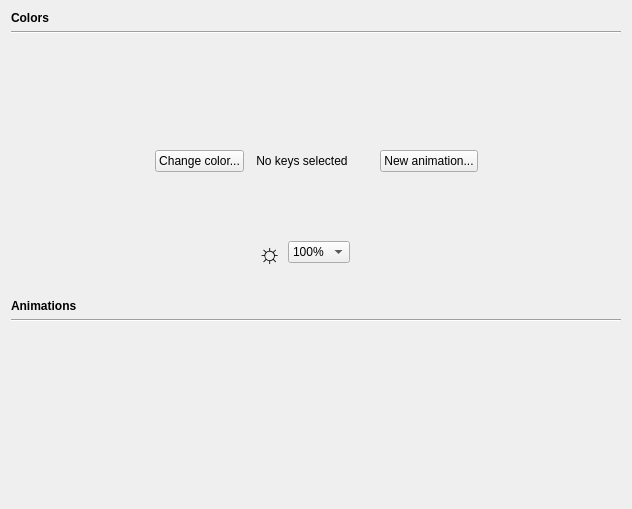
<?xml version="1.0" encoding="UTF-8"?>
<ui version="4.0">
 <class>KbLightWidget</class>
 <widget class="QWidget" name="KbLightWidget">
  <property name="geometry">
   <rect>
    <x>0</x>
    <y>0</y>
    <width>632</width>
    <height>509</height>
   </rect>
  </property>
  <property name="focusPolicy">
   <enum>Qt::ClickFocus</enum>
  </property>
  <property name="windowTitle">
   <string>Form</string>
  </property>
  <layout class="QVBoxLayout" name="verticalLayout">
   <item>
    <widget class="QLabel" name="label_3">
     <property name="font">
      <font>
       <weight>75</weight>
       <bold>true</bold>
      </font>
     </property>
     <property name="text">
      <string>Colors</string>
     </property>
    </widget>
   </item>
   <item>
    <widget class="Line" name="line_2">
     <property name="orientation">
      <enum>Qt::Horizontal</enum>
     </property>
    </widget>
   </item>
   <item>
    <layout class="QHBoxLayout" name="horizontalLayout_2">
     <item>
      <spacer name="horizontalSpacer_5">
       <property name="orientation">
        <enum>Qt::Horizontal</enum>
       </property>
       <property name="sizeHint" stdset="0">
        <size>
         <width>40</width>
         <height>20</height>
        </size>
       </property>
      </spacer>
     </item>
     <item>
      <layout class="QGridLayout" name="gridLayout">
       <item row="1" column="3">
        <spacer name="verticalSpacer">
         <property name="orientation">
          <enum>Qt::Vertical</enum>
         </property>
         <property name="sizeType">
          <enum>QSizePolicy::Fixed</enum>
         </property>
         <property name="sizeHint" stdset="0">
          <size>
           <width>20</width>
           <height>30</height>
          </size>
         </property>
        </spacer>
       </item>
       <item row="1" column="2">
        <widget class="QLabel" name="selLabel">
         <property name="sizePolicy">
          <sizepolicy hsizetype="Expanding" vsizetype="Preferred">
           <horstretch>0</horstretch>
           <verstretch>0</verstretch>
          </sizepolicy>
         </property>
         <property name="text">
          <string>No keys selected</string>
         </property>
         <property name="alignment">
          <set>Qt::AlignCenter</set>
         </property>
        </widget>
       </item>
       <item row="1" column="0">
        <widget class="ColorButton" name="bgButton">
         <property name="sizePolicy">
          <sizepolicy hsizetype="Fixed" vsizetype="Fixed">
           <horstretch>0</horstretch>
           <verstretch>0</verstretch>
          </sizepolicy>
         </property>
         <property name="text">
          <string>Change color...</string>
         </property>
        </widget>
       </item>
       <item row="2" column="0" colspan="2">
        <spacer name="horizontalSpacer_11">
         <property name="orientation">
          <enum>Qt::Horizontal</enum>
         </property>
         <property name="sizeType">
          <enum>QSizePolicy::Preferred</enum>
         </property>
         <property name="sizeHint" stdset="0">
          <size>
           <width>40</width>
           <height>0</height>
          </size>
         </property>
        </spacer>
       </item>
       <item row="2" column="3" colspan="2">
        <spacer name="horizontalSpacer_2">
         <property name="orientation">
          <enum>Qt::Horizontal</enum>
         </property>
         <property name="sizeType">
          <enum>QSizePolicy::Expanding</enum>
         </property>
         <property name="sizeHint" stdset="0">
          <size>
           <width>40</width>
           <height>31</height>
          </size>
         </property>
        </spacer>
       </item>
       <item row="1" column="4">
        <widget class="QPushButton" name="animButton">
         <property name="sizePolicy">
          <sizepolicy hsizetype="Fixed" vsizetype="Fixed">
           <horstretch>0</horstretch>
           <verstretch>0</verstretch>
          </sizepolicy>
         </property>
         <property name="text">
          <string>New animation...</string>
         </property>
        </widget>
       </item>
       <item row="0" column="0" colspan="5">
        <widget class="RgbWidget" name="rgbWidget" native="true">
         <property name="sizePolicy">
          <sizepolicy hsizetype="Expanding" vsizetype="Fixed">
           <horstretch>0</horstretch>
           <verstretch>0</verstretch>
          </sizepolicy>
         </property>
         <property name="minimumSize">
          <size>
           <width>100</width>
           <height>100</height>
          </size>
         </property>
         <property name="focusPolicy">
          <enum>Qt::ClickFocus</enum>
         </property>
        </widget>
       </item>
      </layout>
     </item>
     <item>
      <spacer name="horizontalSpacer_6">
       <property name="orientation">
        <enum>Qt::Horizontal</enum>
       </property>
       <property name="sizeHint" stdset="0">
        <size>
         <width>40</width>
         <height>20</height>
        </size>
       </property>
      </spacer>
     </item>
    </layout>
   </item>
   <item>
    <spacer name="verticalSpacer_2">
     <property name="orientation">
      <enum>Qt::Vertical</enum>
     </property>
     <property name="sizeHint" stdset="0">
      <size>
       <width>20</width>
       <height>40</height>
      </size>
     </property>
    </spacer>
   </item>
   <item>
    <layout class="QGridLayout" name="gridLayout_2">
     <item row="1" column="2">
      <widget class="QLabel" name="label">
       <property name="font">
        <font>
         <pointsize>20</pointsize>
        </font>
       </property>
       <property name="text">
        <string>☼</string>
       </property>
       <property name="alignment">
        <set>Qt::AlignRight|Qt::AlignTrailing|Qt::AlignVCenter</set>
       </property>
      </widget>
     </item>
     <item row="0" column="4">
      <spacer name="horizontalSpacer_3">
       <property name="orientation">
        <enum>Qt::Horizontal</enum>
       </property>
       <property name="sizeHint" stdset="0">
        <size>
         <width>0</width>
         <height>0</height>
        </size>
       </property>
      </spacer>
     </item>
     <item row="1" column="3">
      <widget class="QComboBox" name="brightnessBox">
       <property name="sizePolicy">
        <sizepolicy hsizetype="Fixed" vsizetype="Fixed">
         <horstretch>0</horstretch>
         <verstretch>0</verstretch>
        </sizepolicy>
       </property>
       <item>
        <property name="text">
         <string>100%</string>
        </property>
       </item>
       <item>
        <property name="text">
         <string>67%</string>
        </property>
       </item>
       <item>
        <property name="text">
         <string>33%</string>
        </property>
       </item>
       <item>
        <property name="text">
         <string>Off</string>
        </property>
       </item>
      </widget>
     </item>
     <item row="0" column="2">
      <spacer name="horizontalSpacer_4">
       <property name="orientation">
        <enum>Qt::Horizontal</enum>
       </property>
       <property name="sizeType">
        <enum>QSizePolicy::Expanding</enum>
       </property>
       <property name="sizeHint" stdset="0">
        <size>
         <width>0</width>
         <height>0</height>
        </size>
       </property>
      </spacer>
     </item>
    </layout>
   </item>
   <item>
    <spacer name="verticalSpacer_3">
     <property name="orientation">
      <enum>Qt::Vertical</enum>
     </property>
     <property name="sizeHint" stdset="0">
      <size>
       <width>20</width>
       <height>40</height>
      </size>
     </property>
    </spacer>
   </item>
   <item>
    <widget class="QLabel" name="label_2">
     <property name="font">
      <font>
       <weight>75</weight>
       <bold>true</bold>
      </font>
     </property>
     <property name="text">
      <string>Animations</string>
     </property>
    </widget>
   </item>
   <item>
    <widget class="Line" name="line">
     <property name="orientation">
      <enum>Qt::Horizontal</enum>
     </property>
    </widget>
   </item>
   <item>
    <widget class="KbAnimWidget" name="animWidget" native="true">
     <property name="minimumSize">
      <size>
       <width>0</width>
       <height>170</height>
      </size>
     </property>
    </widget>
   </item>
  </layout>
 </widget>
 <customwidgets>
  <customwidget>
   <class>ColorButton</class>
   <extends>QPushButton</extends>
   <header location="global">colorbutton.h</header>
  </customwidget>
  <customwidget>
   <class>RgbWidget</class>
   <extends>QWidget</extends>
   <header location="global">rgbwidget.h</header>
   <container>1</container>
  </customwidget>
  <customwidget>
   <class>KbAnimWidget</class>
   <extends>QWidget</extends>
   <header>kbanimwidget.h</header>
   <container>1</container>
  </customwidget>
 </customwidgets>
 <resources/>
 <connections/>
</ui>
